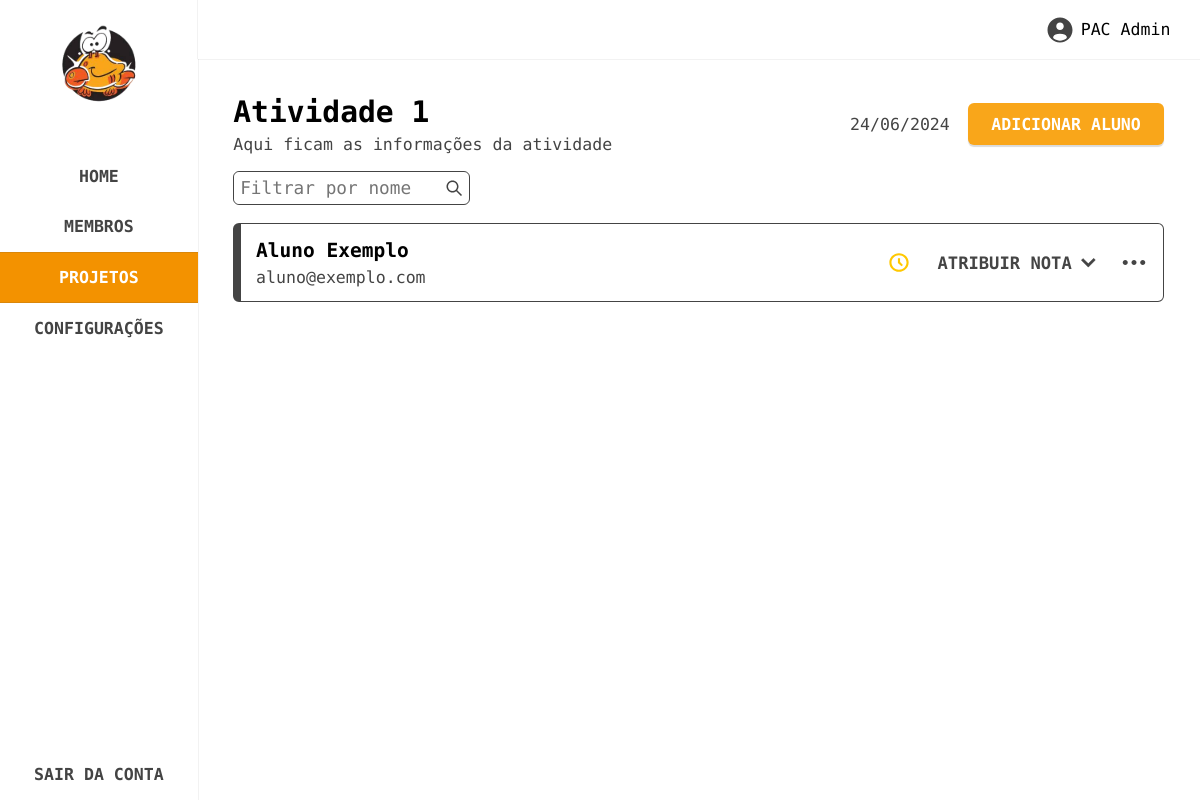
The app's page /projeto/projeto-1-1/atividade-1 (signed in) with its own data.
### tables this page shows
CREATE TABLE IF NOT EXISTS `activities` (
  `id` bigint(20) NOT NULL AUTO_INCREMENT,
  `name` varchar(100) DEFAULT NULL,
  `slug` varchar(100) DEFAULT NULL,
  `link` varchar(100) DEFAULT NULL,
  `date` date DEFAULT NULL,
  `project_id` bigint(100) DEFAULT NULL,
  PRIMARY KEY (`id`)
);

CREATE TABLE IF NOT EXISTS `users` (
  `id` bigint(100) NOT NULL AUTO_INCREMENT,
  `name` varchar(100) DEFAULT NULL,
  `email` varchar(150) DEFAULT NULL,
  `phone` varchar(100) DEFAULT NULL,
  `registration_number` bigint(100) DEFAULT NULL,
  `course` varchar(100) DEFAULT NULL,
  `year` varchar(100) DEFAULT NULL,
  `institution` varchar(150) DEFAULT NULL,
  `hours_to_be_validated` int(100) DEFAULT NULL,
  `password` varchar(150) DEFAULT NULL,
  `role` bigint(100) DEFAULT NULL,
  `approved` int(100) DEFAULT 0,
  PRIMARY KEY (`id`)
);

### routes/routes.php (called while the page is built, shortened)
<?php
$route = isset($_GET['url']) ? $_GET['url'] : '';
function is_project_route($route) {
    return preg_match('/^projeto\/([a-zA-Z0-9-]+)$/', $route);
}
function is_activity_route($route) {
    return preg_match('/^projeto\/([a-zA-Z0-9-]+)\/([a-zA-Z0-9-]+)$/', $route);
}
if (is_project_route($route)) {
    preg_match('/^projeto\/([a-zA-Z0-9-]+)$/', $route, $matches);
    $slug = $matches[1];
    $file = './pages/project-single.php';
    $_GET['slug'] = $slug;
} elseif (is_activity_route($route)) {
    $file = './pages/activity-single.php';
}
include $file;
?>

### controllers/activities.php (called while the page is built, shortened)
<?php
include_once __DIR__ . '/../config/config.php';
include_once __DIR__ . '/../db/db.php';
function get_activity_info($slug) {
    global $connect;
    $query = "SELECT * FROM activities WHERE slug = ?";
    $stmt = $connect->prepare($query);
    $stmt->bind_param('s', $slug);
    $stmt->execute();
    $result = $stmt->get_result();
    if ($result->num_rows > 0) {
        return $result->fetch_assoc();
    } else {
        return null;
    }
}
function get_students_by_activity($activity_id, $filter_name, $page, $limit = 30) {
    global $connect;
    $offset = ($page - 1) * $limit;
    $filter_query = $filter_name ? "AND users.name LIKE ?" : "";
    $sql = "
        SELECT users.*
        FROM users
        JOIN student_activities ON users.id = student_activities.user_id
        WHERE student_activities.activity_id = ? $filter_query
        LIMIT ? OFFSET ?
    ";
    $stmt = $connect->prepare($sql);
    if ($filter_name) {
        $filter_name_param = '%' . $filter_name . '%';
        $stmt->bind_param("isii", $activity_id, $filter_name_param, $limit, $offset);
    } else {
        $stmt->bind_param("iii", $activity_id, $limit, $offset);
    }
    $stmt->execute();
    $result = $stmt->get_result();
    $users = $result->fetch_all(MYSQLI_ASSOC);
    return $users;
}
function get_score_from_student($user_id, $activity_id) {
    global $connect;
    $query = "SELECT score FROM student_activities WHERE user_id = ? AND activity_id = ? LIMIT 1";
    $stmt = $connect->prepare($query);
    $stmt->bind_param('ii', $user_id, $activity_id);
    $stmt->execute();
    $result = $stmt->get_result();
    $score = null;
    if ($row = $result->fetch_assoc()) {
        $score = $row['score'];
    }
    return $score;
}
?>

### controllers/users.php (called while the page is built, shortened)
<?php
include_once __DIR__ . '/../config/config.php';
include_once __DIR__ . '/../db/db.php';
function get_user_info($user_id, $fields = []) {
    global $connect;
    $field_list = implode(", ", $fields);
    $query = "SELECT $field_list FROM users WHERE id = ?";
    $stmt = $connect->prepare($query);
    $stmt->bind_param('i', $user_id);
    $stmt->execute();
    $result = [];
    $bind_result_args = [];
    foreach ($fields as $field) {
        $bind_result_args[] = &$result[$field];
    }
    call_user_func_array([$stmt, 'bind_result'], $bind_result_args);
    return $result;
}
?>

### config/config.php (called while the page is built, shortened)
<?php
function base_url($path) {
    return rtrim(BASE_URL, '/') . '/' . ltrim($path, '/');
}
?>

### pages/activity-single.php (the view, shortened to what this page needs)
<?php
include_once __DIR__ . '/../controllers/users.php';
include_once __DIR__ . '/../controllers/projects.php';
include_once __DIR__ . '/../controllers/activities.php';
$user_id = $_COOKIE['user_id'];
$user_info = get_user_info($user_id, ['id', 'name', 'role', 'approved']);
$role = $user_info['role'];
$is_approved = $user_info['approved'];
$filter_name = isset($_GET['name']) ? $_GET['name'] : '';
$page = isset($_GET['page']) ? intval($_GET['page']) : 1;
$activity_slug = isset($_GET['activity_slug']) ? $_GET['activity_slug'] : '';
$activity_info = get_activity_info($activity_slug);
$activity_id = $activity_info['id'];
$students = get_students_by_activity($activity_id, $filter_name, $page);
?>
<section class="activity-single" data-page="projects">
    <?php include __DIR__ . '/../partials/sidebar.php'; ?>
    <div class="main">
        <?php include __DIR__ . '/../partials/topbar.php'; ?>
        <div class="content">
            <div class="header">
                <span>
                    <h3><?= $activity_info['name'] ?></h3>
                    <p>Aqui ficam as informações da atividade</p>
                </span>
                <span>
                    <?php
                        $date = new DateTime($activity_info['date']);
                        $formatted_date = $date->format('d/m/Y');
                    ?>
                    <p><?= $formatted_date ?></p>
                    <?php if(intval($role) == 1 || (intval($role) == 2 && $is_approved == 1)): ?>
                        <button class="add-student-activity">ADICIONAR ALUNO</button>
                    <?php endif; ?>
                </span>
            </div>
            <div class="filter">
                <form action="" method="GET" id="filter-project-form">
                    <div class="input">
                        <input id="filter-project-name" type="text" name="name" placeholder="Filtrar por nome" value="<?= htmlspecialchars($filter_name) ?>">
                        <button type="submit">
                            <img src="<?= base_url('assets/images/svg/search.svg') ?>" alt="search">
                        </button>
                    </div>
                </form>
            </div>
            <div class="students">
                <?php if(count($students) > 0): ?>
                    <?php foreach($students as $user): ?>
                        <div class="card" data-role="<?= $user['role'] ?>">
                            <div class="left">
                                <span class="infos">
                                    <h5><?= $user['name'] ?></h5>
                                    <p><?= $user['email'] ?></p>
                                </span>
                            </div>
                            <div class="right">
                                <?php if(intval($user['approved']) != 1): ?>
                                    <span class="approved">
                                        <img src="<?= base_url('assets/images/svg/pending.svg') ?>" alt="pending" title="Aprovação Pendente">
                                    </span>
                                <?php endif; ?>
                                <?php if(intval($role) == 1 || (intval($role) == 2 && $user['id'] != $user_id && $is_approved && intval($user['role']) == 3)): ?>
                                    <div class="score">
                                        <?php $score = get_score_from_student($user['id'], $activity_id); ?>
                                        <?php if($score != null): ?>
                                            <button class="score-btn">
                                                <h6>
                                                    NOTA: <strong><?= $score ?></strong>
                                                    <img src="<?= base_url('assets/images/svg/arrow-drop.svg') ?>" alt="arrow-drop">
                                                </h6>
                                            </button>
                                            <div class="score-card" style="display: none;">
                                                <form method="POST" id="update-score-activity">
                                                    <input type="hidden" name="set-score-activity">
                                                    <input type="hidden" name="user_id" value="<?= $user['id'] ?>">
                                                    <input type="hidden" name="activity_id" value="<?= $activity_id ?>">
                                                    <input type="hidden" name="current-activity-url">
                                                    <div class="input">
                                                        <input type="number" name="score" placeholder="Nota do aluno" value="<?= $score ?>" required>
                                                    </div>
                                                    <div class="submit">
                                                        <button type="submit">ATUALIZAR NOTA</button>
                                                    </div>
                                                </form>
                                            </div>
                                        <?php else: ?>
                                            <button class="score-btn">
                                                <h6>
                                                    ATRIBUIR NOTA
                                                    <img src="<?= base_url('assets/images/svg/arrow-drop.svg') ?>" alt="arrow-drop">
                                                </h6>
                                            </button>
                                        <?php endif; ?>
                                    </div>
                                <?php endif; ?>
                                <?php if(intval($role) == 1 || (intval($role) == 2 && $user['id'] != $user_id && $is_approved && intval($user['role']) == 3)): ?>
                                    <button class="options-btn">
                                        <img src="<?= base_url('assets/images/svg/dots.svg') ?>" alt="dots">
                                    </button>
                                <?php endif; ?>
                            </div>
                        </div>
                    <?php endforeach; ?>
                <?php else: ?>
                    <p class="not-found">Nenhum resultado encontrado.</p>
                <?php endif; ?>
            </div>
        </div>
    </div>
</section>

### records on screen
activities: name "Atividade 1", date "24/06/2024"
users: name "Aluno Exemplo", email "aluno@exemplo.com", approved 0 (drawn)

### other values on screen
$user_info['name'] "PAC Admin"
